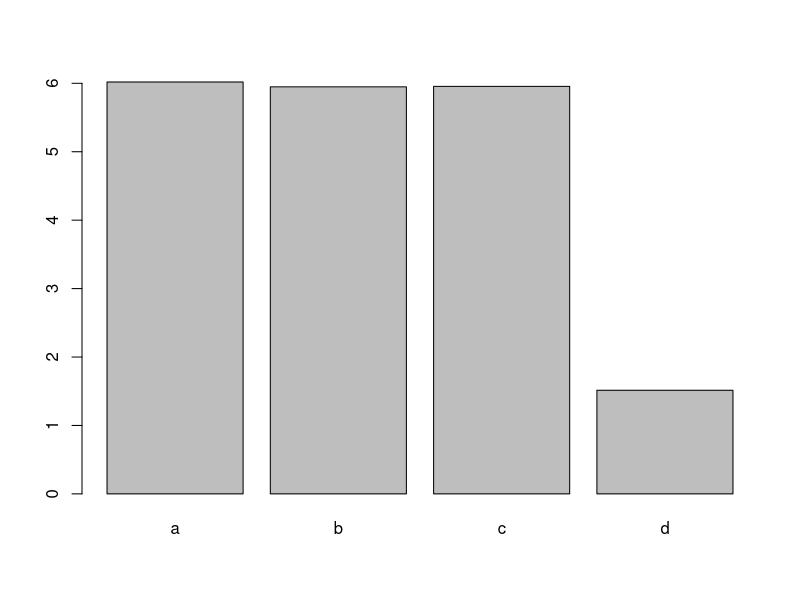
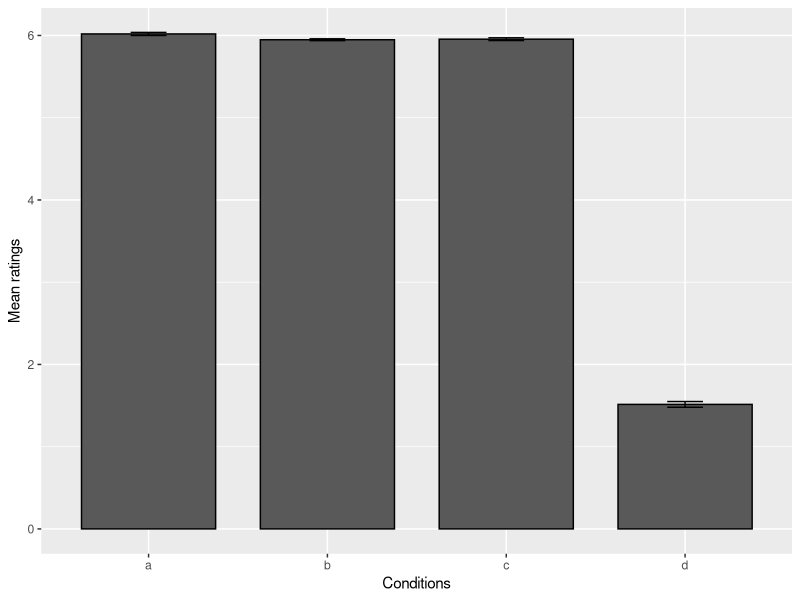

Write the R code that produced these figures, in order.
# rating-task data
# The experiment had four conditions. Sum contrast analysis have been performed.
# The intercepet have been changed twice.  In the first analysis intercept condition 'a'
# while in second analysis the intercept has been changed to condition 'd'.
# In this experiment we are checking participants awareness of grammaticality in conditions
# where we have either given local coherence ungrammatical parse or case-confusion ungrammatical parse.

#exp1
# a:Grammatical-baseline
# b:Local-coherence
# c:Case-confusion
# d:Ungramatical-baseline

# rk-comment: using tidyvers, you need factors,not strings
library(tidyverse)
data <- 
    read_tsv('../data/apurva-smlp-data.tsv') %>%
    transmute(Subj=as_factor(subj), 
              Exp=as_factor(exp), 
              Item=as_factor(item), 
              Cond=as_factor(cond),
              rating = rating, rt = rt)
data


# rk-comment: Sanity-data points
data %>%
    group_by(Subj, Cond) %>%
    tally()

data %>%
    group_by(Item, Cond) %>%
    tally()

# mean-plot
means.cond<-with(data,tapply(rating,Cond, mean,na.rm=T))
barplot(means.cond)
means.cond

#mean
# a:6.02
# b:5.95
# c:5.96
# d:1.51

# rk-comment: assuming you want treatment contrasts; note the specification of lmer()
# treatment contrast; condition 'a' as the intercept
library(lme4)
m1 <- lmer(rating~Cond+(1 | Subj) + (1 | Item), 
            REML = FALSE, data=data, control =lmerControl(calc.derivs=FALSE))
summary(m1)

# changing the intercept from 'a' to 'd'
contrasts(data$Cond) <- contr.treatment(4, base=4)

# treatment contrast; condition 'd' as the intercept
m2 <- lmer(rating ~ Cond + (1 | Subj) + (1 | Item),
    REML = FALSE, data = data, control = lmerControl(calc.derivs = FALSE)
)
summary(m2)

##Plotting mean ratings across conditions.

library('dplyr')
mean.rating <- 
    data %>% 
    group_by(Cond) %>%
    summarise(mean.rating=mean(rating,na.rm = TRUE), se.rating=sd(rating,na.rm = TRUE)/sqrt(n()))
mean.rating

names(mean.rating) <- c("Condition",  "Rating", "SE")

#barplot (rating)
ggplot(mean.rating, aes(x=Condition, y=Rating)) +
  geom_bar(stat="identity", colour='black',width=.75) +
  scale_fill_grey()+
  ylab("Mean ratings")+
  xlab("Conditions")+
  geom_errorbar(aes(ymin=Rating-SE, ymax=Rating+SE), width=.2)
  
  #appendix
  sessionInfo()